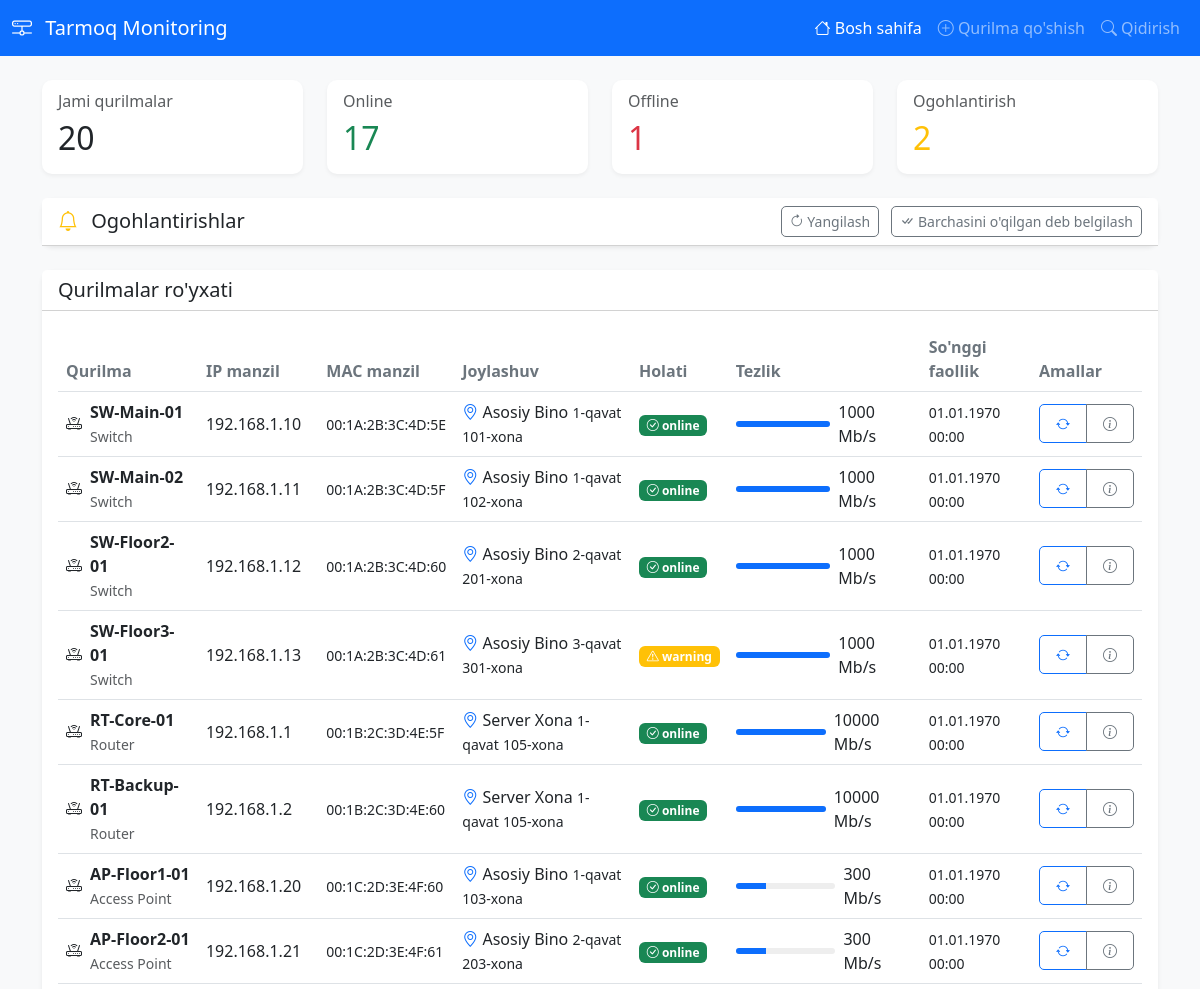
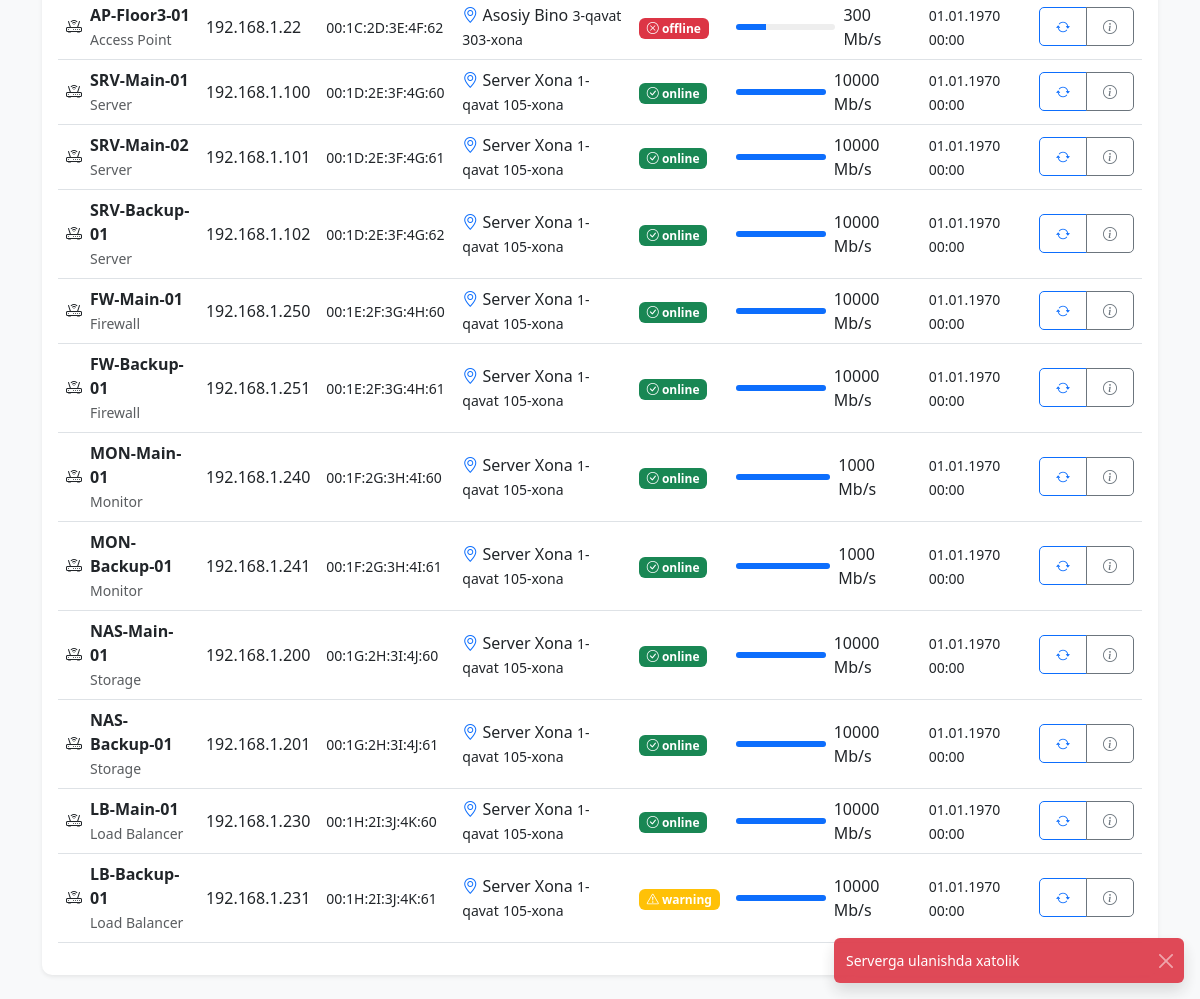
The page / on the database its author committed (2 pictures, top to bottom).
### tables this page shows
CREATE TABLE `devices` (
  `id` int(11) NOT NULL,
  `name` varchar(100) NOT NULL,
  `type` varchar(50) DEFAULT NULL,
  `ip_address` varchar(15) DEFAULT NULL,
  `mac_address` varchar(17) DEFAULT NULL,
  `status` enum('online','offline','warning') DEFAULT 'offline',
  `speed` int(11) DEFAULT '0',
  `location` varchar(100) DEFAULT NULL,
  `floor` int(11) DEFAULT NULL,
  `room` varchar(20) DEFAULT NULL,
  `total_ports` int(11) DEFAULT '0',
  `used_ports` int(11) DEFAULT '0',
  `free_ports` int(11) DEFAULT '0',
  `last_active` datetime DEFAULT NULL,
  `created_at` datetime DEFAULT NULL,
  `last_warning_at` datetime DEFAULT NULL,
  `warning_count` int(11) DEFAULT '0'
);

### index.php (the view, shortened to what this page needs)
<?php
$database = new Database();
$db = $database->getConnection();
$stats_query = "SELECT
    COUNT(*) as total,
    SUM(CASE WHEN status = 'online' THEN 1 ELSE 0 END) as online,
    SUM(CASE WHEN status = 'offline' THEN 1 ELSE 0 END) as offline,
    SUM(CASE WHEN status = 'warning' THEN 1 ELSE 0 END) as warning
    FROM devices";
$stmt = $db->prepare($stats_query);
$stmt->execute();
$stats = $stmt->fetch(PDO::FETCH_ASSOC);
$devices_query = "SELECT * FROM devices ORDER BY last_active DESC";
$stmt = $db->prepare($devices_query);
$stmt->execute();
$devices = $stmt->fetchAll(PDO::FETCH_ASSOC);
?>
<!DOCTYPE html>
<html lang="uz">
<head>
    <link href="https://cdn.jsdelivr.net/npm/bootstrap@5.3.0/dist/css/bootstrap.min.css" rel="stylesheet">
    <link rel="stylesheet" href="https://cdn.jsdelivr.net/npm/bootstrap-icons@1.11.0/font/bootstrap-icons.css">
    <link rel="stylesheet" href="css/style.css">
</head>
<body class="bg-light">
    <nav class="navbar navbar-expand-lg navbar-dark bg-primary sticky-top">
        <div class="container-fluid">
            <a class="navbar-brand" href="#">
                <i class="bi bi-hdd-network me-2"></i>
                Tarmoq Monitoring
            </a>
            <div class="collapse navbar-collapse" id="navbarNav">
                <ul class="navbar-nav ms-auto">
                    <li class="nav-item">
                        <a class="nav-link active" href="#">
                            <i class="bi bi-house"></i> Bosh sahifa
                        </a>
                    </li>
                    <li class="nav-item">
                        <a class="nav-link" href="device-add.php">
                            <i class="bi bi-plus-circle"></i> Qurilma qo'shish
                        </a>
                    </li>
                    <li class="nav-item">
                        <a class="nav-link" href="search.php">
                            <i class="bi bi-search"></i> Qidirish
                        </a>
                    </li>
                </ul>
            </div>
        </div>
    </nav>
    <div class="container py-4">
        <div class="row mb-4">
            <div class="col-md-3">
                <div class="card">
                    <div class="card-body">
                        <h6 class="card-subtitle mb-2 text-muted">Jami qurilmalar</h6>
                        <h2 class="card-title mb-0" id="total-devices"><?php echo $stats['total']; ?></h2>
                    </div>
                </div>
            </div>
            <div class="col-md-3">
                <div class="card">
                    <div class="card-body">
                        <h6 class="card-subtitle mb-2 text-muted">Online</h6>
                        <h2 class="card-title mb-0 text-success" id="online-devices">
                            <?php echo $stats['online']; ?>
                        </h2>
                    </div>
                </div>
            </div>
            <div class="col-md-3">
                <div class="card">
                    <div class="card-body">
                        <h6 class="card-subtitle mb-2 text-muted">Offline</h6>
                        <h2 class="card-title mb-0 text-danger" id="offline-devices">
                            <?php echo $stats['offline']; ?>
                        </h2>
                    </div>
                </div>
            </div>
            <div class="col-md-3">
                <div class="card">
                    <div class="card-body">
                        <h6 class="card-subtitle mb-2 text-muted">Ogohlantirish</h6>
                        <h2 class="card-title mb-0 text-warning" id="warning-devices">
                            <?php echo $stats['warning']; ?>
                        </h2>
                    </div>
                </div>
            </div>
        </div>
<div class="row mb-4">
    <div class="col-12">
        <div class="card shadow-sm">
            <div class="card-header bg-white d-flex justify-content-between align-items-center">
                <h5 class="mb-0">
                    <i class="bi bi-bell text-warning me-2"></i>
                    Ogohlantirishlar
                </h5>
                <div>
                    <button class="btn btn-sm btn-outline-secondary me-2" onclick="refreshWarnings()">
                        <i class="bi bi-arrow-clockwise"></i> Yangilash
                    </button>
                    <button class="btn btn-sm btn-outline-secondary" onclick="markAllAsRead()">
                        <i class="bi bi-check-all"></i> Barchasini o'qilgan deb belgilash
                    </button>
                </div>
            </div>
        </div>
    </div>
</div>
        <div class="card shadow-sm">
            <div class="card-header bg-white">
                <h5 class="mb-0">Qurilmalar ro'yxati</h5>
            </div>
            <div class="card-body">
                <div class="table-responsive">
                    <table class="table table-hover" id="devices-table">
                        <thead>
                            <tr>
                                <th>Qurilma</th>
                                <th>IP manzil</th>
                                <th>MAC manzil</th>
                                <th>Joylashuv</th>
                                <th>Holati</th>
                                <th>Tezlik</th>
                                <th>So'nggi faollik</th>
                                <th>Amallar</th>
                            </tr>
                        </thead>
                        <tbody>
                            <?php foreach ($devices as $device): ?>
                                <tr>
                                    <td>
                                        <div class="d-flex align-items-center">
                                            <i class="bi bi-router me-2"></i>
                                            <div>
                                                <div class="fw-bold"><?php echo $device['name']; ?></div>
                                                <small class="text-muted"><?php echo $device['type']; ?></small>
                                            </div>
                                        </div>
                                    </td>
                                    <td><?php echo $device['ip_address']; ?></td>
                                    <td><small><?php echo $device['mac_address']; ?></small></td>
                                    <td>
                                        <div class="location-info">
                                            <i class="bi bi-geo-alt text-primary"></i>
                                            <span><?php echo $device['location']; ?></span>
                                            <small><?php echo $device['floor']; ?>-qavat</small>
                                            <small><?php echo $device['room']; ?>-xona</small>
                                        </div>
                                    </td>
                                    <td>
                                        <?php
                                        $statusClass = '';
                                        $statusIcon = '';
                                        switch($device['status']) {
                                            case 'online':
                                                $statusClass = 'bg-success';
                                                $statusIcon = 'bi-check-circle';
                                                break;
                                            case 'offline':
                                                $statusClass = 'bg-danger';
                                                $statusIcon = 'bi-x-circle';
                                                break;
                                            case 'warning':
                                                $statusClass = 'bg-warning';
                                                $statusIcon = 'bi-exclamation-triangle';
                                                break;
                                        }
                                        ?>
                                        <span class="badge <?php echo $statusClass; ?>">
                                            <i class="bi <?php echo $statusIcon; ?>"></i>
                                            <?php echo $device['status']; ?>
                                        </span>
                                    </td>
                                    <td>
                                        <div class="d-flex align-items-center">
                                            <div class="progress flex-grow-1" style="width: 100px;">
                                                <div class="progress-bar" style="width: <?php echo ($device['speed'] / 10); ?>%"></div>
                                            </div>
                                            <span class="ms-2"><?php echo $device['speed']; ?> Mb/s</span>
                                        </div>
                                    </td>
                                    <td>
                                        <small><?php echo date('d.m.Y H:i', strtotime($device['last_active'])); ?></small>
                                    </td>
                                    <td>
                                        <div class="btn-group btn-group-sm">
                                            <button class="btn btn-outline-primary"
                                                    onclick="pingDevice(<?php echo $device['id']; ?>)"
                                                    title="Qurilma bilan aloqani tekshirish">
                                                <i class="bi bi-arrow-repeat"></i>
                                            </button>
                                            <a href="device-details.php?id=<?php echo $device['id']; ?>"
                                               class="btn btn-outline-secondary"
                                               title="Qurilma haqida to'liq ma'lumot">
                                                <i class="bi bi-info-circle"></i>
                                            </a>
                                        </div>
                                    </td>
                                </tr>
                            <?php endforeach; ?>
                        </tbody>
                    </table>
                </div>
            </div>
        </div>
    </div>
    <div class="toast-container position-fixed bottom-0 end-0 p-3"></div>
</body>
</html>

### css/style.css (style rules this page uses)
body { background-color: #f8f9fa; }
.card { border: none; border-radius: 10px; box-shadow: 0 2px 4px rgba(0,0,0,0.05); transition: transform 0.2s; }
.table th { border-top: none; font-weight: 600; color: #6c757d; }
.table td { vertical-align: middle; }
.progress { height: 6px; background-color: rgba(0,0,0,0.1); border-radius: 3px; }
.progress-bar { background-color: #0d6efd; transition: width 0.3s ease; }
.toast-container { position: fixed; bottom: 20px; right: 20px; z-index: 1050; }
.btn { border-radius: 5px; padding: 0.5rem 1rem; font-weight: 500; }
.btn-sm { padding: 0.25rem 0.5rem; }
.progress { height: 6px; background-color: #eee; border-radius: 3px; overflow: hidden; }
.toast-container { z-index: 1050; }

### rows shown on the page
devices: name "SW-Main-01", type "Switch", ip_address "192.168.1.10", mac_address "00:1A:2B:3C:4D:5E", location "Asosiy Bino", floor "1", room "101", status "online", speed "1000", last_active "01.01.1970 00:00"
devices: name "SW-Main-02", type "Switch", ip_address "192.168.1.11", mac_address "00:1A:2B:3C:4D:5F", location "Asosiy Bino", floor "1", room "102", status "online", speed "1000", last_active "01.01.1970 00:00"
devices: name "SW-Floor2-01", type "Switch", ip_address "192.168.1.12", mac_address "00:1A:2B:3C:4D:60", location "Asosiy Bino", floor "2", room "201", status "online", speed "1000", last_active "01.01.1970 00:00"
devices: name "SW-Floor3-01", type "Switch", ip_address "192.168.1.13", mac_address "00:1A:2B:3C:4D:61", location "Asosiy Bino", floor "3", room "301", status "warning", speed "1000", last_active "01.01.1970 00:00"
devices: name "RT-Core-01", type "Router", ip_address "192.168.1.1", mac_address "00:1B:2C:3D:4E:5F", location "Server Xona", floor "1", room "105", status "online", speed "10000", last_active "01.01.1970 00:00"
devices: name "RT-Backup-01", type "Router", ip_address "192.168.1.2", mac_address "00:1B:2C:3D:4E:60", location "Server Xona", floor "1", room "105", status "online", speed "10000", last_active "01.01.1970 00:00"
devices: name "AP-Floor1-01", type "Access Point", ip_address "192.168.1.20", mac_address "00:1C:2D:3E:4F:60", location "Asosiy Bino", floor "1", room "103", status "online", speed "300", last_active "01.01.1970 00:00"
devices: name "AP-Floor2-01", type "Access Point", ip_address "192.168.1.21", mac_address "00:1C:2D:3E:4F:61", location "Asosiy Bino", floor "2", room "203", status "online", speed "300", last_active "01.01.1970 00:00"
devices: name "AP-Floor3-01", type "Access Point", ip_address "192.168.1.22", mac_address "00:1C:2D:3E:4F:62", location "Asosiy Bino", floor "3", room "303", status "offline", speed "300", last_active "01.01.1970 00:00"
devices: name "SRV-Main-01", type "Server", ip_address "192.168.1.100", mac_address "00:1D:2E:3F:4G:60", location "Server Xona", floor "1", room "105", status "online", speed "10000", last_active "01.01.1970 00:00"
devices: name "SRV-Main-02", type "Server", ip_address "192.168.1.101", mac_address "00:1D:2E:3F:4G:61", location "Server Xona", floor "1", room "105", status "online", speed "10000", last_active "01.01.1970 00:00"
devices: name "SRV-Backup-01", type "Server", ip_address "192.168.1.102", mac_address "00:1D:2E:3F:4G:62", location "Server Xona", floor "1", room "105", status "online", speed "10000", last_active "01.01.1970 00:00"
devices: name "FW-Main-01", type "Firewall", ip_address "192.168.1.250", mac_address "00:1E:2F:3G:4H:60", location "Server Xona", floor "1", room "105", status "online", speed "10000", last_active "01.01.1970 00:00"
devices: name "FW-Backup-01", type "Firewall", ip_address "192.168.1.251", mac_address "00:1E:2F:3G:4H:61", location "Server Xona", floor "1", room "105", status "online", speed "10000", last_active "01.01.1970 00:00"
devices: name "MON-Main-01", type "Monitor", ip_address "192.168.1.240", mac_address "00:1F:2G:3H:4I:60", location "Server Xona", floor "1", room "105", status "online", speed "1000", last_active "01.01.1970 00:00"
devices: name "MON-Backup-01", type "Monitor", ip_address "192.168.1.241", mac_address "00:1F:2G:3H:4I:61", location "Server Xona", floor "1", room "105", status "online", speed "1000", last_active "01.01.1970 00:00"
devices: name "NAS-Main-01", type "Storage", ip_address "192.168.1.200", mac_address "00:1G:2H:3I:4J:60", location "Server Xona", floor "1", room "105", status "online", speed "10000", last_active "01.01.1970 00:00"
devices: name "NAS-Backup-01", type "Storage", ip_address "192.168.1.201", mac_address "00:1G:2H:3I:4J:61", location "Server Xona", floor "1", room "105", status "online", speed "10000", last_active "01.01.1970 00:00"
devices: name "LB-Main-01", type "Load Balancer", ip_address "192.168.1.230", mac_address "00:1H:2I:3J:4K:60", location "Server Xona", floor "1", room "105", status "online", speed "10000", last_active "01.01.1970 00:00"
devices: name "LB-Backup-01", type "Load Balancer", ip_address "192.168.1.231", mac_address "00:1H:2I:3J:4K:61", location "Server Xona", floor "1", room "105", status "warning", speed "10000", last_active "01.01.1970 00:00"

### other values the page prints
$stats['total'] "20"
$stats['online'] "17"
$stats['offline'] "1"
$stats['warning'] "2"
